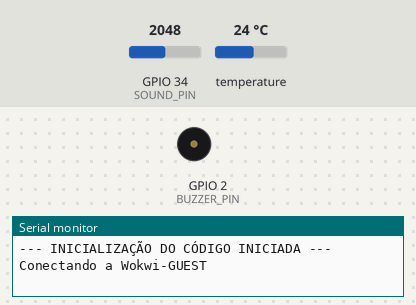
Bench run of a sketch on a simulated ESP32. Shown: buzzer (waves = sounding, pin HIGH), the last lines printed to the serial monitor. Inputs (shaded band) come from the test bench; at power-on: temperature 24 °C, GPIO 34 (SOUND_PIN) = 2048. WiFi joins after 1.5 s; servers stay silent unless stated; random numbers use the default seed unless the sketch sets one; no MQTT or app messages arrive unless stated.

Above: at 0.1 s.
At 2.7 s:
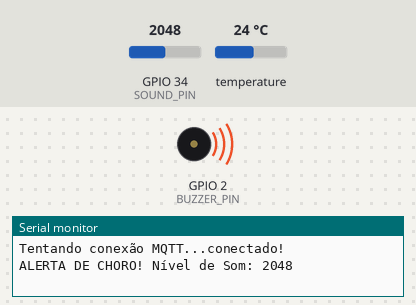
2.8 s: temperature set to 41 °C
Timing chart, 0 to 5.8 s (numbered marks = the images above; inputs shaded):
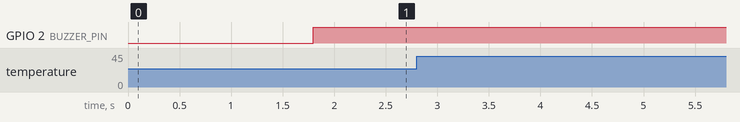

The sketch:

firmware_monitor_bebe.ino
```cpp
// ==========================================================
// 1. INCLUSÃO DE BIBLIOTECAS (JÁ INCLUÍDAS NO AMBIENTE WOKWI)
// ==========================================================
#include <WiFi.h>              // Biblioteca para conectividade Wi-Fi do ESP32
#include <PubSubClient.h>      // Biblioteca para o protocolo MQTT
#include <OneWire.h>           // Biblioteca para o Sensor DS18B20 (protocolo OneWire)
#include <DallasTemperature.h> // Biblioteca para o Sensor DS18B20

// ==========================================================
// 2. CONFIGURAÇÕES DE REDE E MQTT
// ==========================================================
// Substitua pelas suas credenciais Wi-Fi (o Wokwi simula uma rede virtual)
const char* ssid = "Wokwi-GUEST";
const char* password ="";

// Configurações do Broker MQTT (HiveMQ - broker público)
const char* mqtt_server = "broker.hivemq.com";
const int mqtt_port = 1883;

// Tópicos MQTT para Publicação
const char* TOPIC_STATUS = "mackenzie/iot/bebe/status"; // Status geral
const char* TOPIC_ALERTA = "mackenzie/iot/bebe/alerta"; // Alerta de febre ou choro

// Criação de objetos Wi-Fi e MQTT
WiFiClient espClient;
PubSubClient client(espClient);

// ==========================================================
// 3. CONFIGURAÇÕES DOS PINOS E SENSORES
// ==========================================================
// Pinos do ESP32
const int ONE_WIRE_BUS = 4; // Pino DATA do DS18B20 [cite: 47]
const int SOUND_PIN = 34;   // Pino Analógico do Potenciômetro (simulação de som)
const int BUZZER_PIN = 2;   // Pino de Acionamento do Buzzer

// Objetos para DS18B20
OneWire oneWire(ONE_WIRE_BUS);
DallasTemperature sensors(&oneWire);
DeviceAddress babyThermometer; // Armazena o endereço do sensor

// Limiares de Alerta [cite: 72, 73]
const float FEVER_THRESHOLD = 37.8; // Temperatura em Celsius para febre [cite: 47, 72]
const int SOUND_THRESHOLD = 800;    // Valor do potenciômetro para choro intenso (ajuste conforme o teste)

// Variáveis de tempo
long lastMsg = 0;
long publishInterval = 5000; // Publicar a cada 5 segundos

// ==========================================================
// 4. FUNÇÕES AUXILIARES
// ==========================================================

// Função de conexão Wi-Fi
void setup_wifi() {
  delay(10);
  Serial.print("Conectando a ");
  Serial.println(ssid);
  WiFi.begin(ssid, password);
  while (WiFi.status() != WL_CONNECTED) {
    delay(500);
    Serial.print(".");
  }
  Serial.println("");
  Serial.println("WiFi conectado!");
  Serial.print("Endereço IP: ");
  Serial.println(WiFi.localIP());
}

// Função de reconexão MQTT
void reconnect_mqtt() {
  // Loop enquanto não estiver conectado
  while (!client.connected()) {
    Serial.print("Tentando conexão MQTT...");
    // Tenta se conectar com um ID aleatório
    String clientId = "ESP32Monitor_";
    clientId += String(random(0xffff), HEX);
    if (client.connect(clientId.c_str())) {
      Serial.println("conectado!");
      // Opcional: Assinar um tópico para receber comandos (não usado neste projeto)
      // client.subscribe("mackenzie/iot/bebe/comandos");
    } else {
      Serial.print("falhou, rc=");
      Serial.print(client.state());
      Serial.println(" Nova tentativa em 5 segundos");
      delay(5000);
    }
  }
}

// ==========================================================
// 5. FUNÇÃO SETUP (CONFIGURAÇÃO INICIAL)
// ==========================================================
void setup() {
  Serial.begin(115200);
  // NOVA LINHA DE TESTE: SE ISTO APARECER, O CÓDIGO ESTÁ RODANDO.
  Serial.println("--- INICIALIZAÇÃO DO CÓDIGO INICIADA ---");
  pinMode(BUZZER_PIN, OUTPUT); // Configura o pino do buzzer como saída

  // Inicia Wi-Fi
  setup_wifi();

  // Configurações MQTT
  client.setServer(mqtt_server, mqtt_port);

  // Configurações do DS18B20
  sensors.begin();
  if (!sensors.getAddress(babyThermometer, 0)) {
    Serial.println("ERRO: Nenhum sensor DS18B20 encontrado!");
  } else {
    Serial.print("Sensor DS18B20 encontrado no endereço: ");
    for (int i = 0; i < 8; i++) {
      Serial.print(babyThermometer[i], HEX);
    }
    Serial.println();
    sensors.setResolution(babyThermometer, 10); // 10 bits de resolução
  }
}

// ==========================================================
// 6. FUNÇÃO LOOP (LÓGICA PRINCIPAL)
// ==========================================================
void loop() {
  // Garante a conexão MQTT
  if (!client.connected()) {
    reconnect_mqtt();
  }
  client.loop(); // Processa mensagens de entrada e mantém o keep-alive

  long now = millis();
  if (now - lastMsg > 1000) { // Verifica os sensores a cada 1 segundo
    lastMsg = now;

    // --- LEITURA DE TEMPERATURA (DS18B20) ---
    sensors.requestTemperatures(); // Envia o comando para ler a temperatura
    float temperatureC = sensors.getTempC(babyThermometer);

    // --- LEITURA DE SOM (POTENCIÔMETRO VIRTUAL) ---
    int soundLevel = analogRead(SOUND_PIN);

    // --- PROCESSAMENTO E ACIONAMENTO DE ALERTA ---
    bool alerta = false;
    String alerta_msg = "";

    // 1. Alerta de Febre [cite: 72]
    if (temperatureC > FEVER_THRESHOLD) {
      Serial.printf("ALERTA DE FEBRE! Temperatura: %.2f C\n", temperatureC);
      alerta = true;
      alerta_msg = "Febre detectada! Temp: " + String(temperatureC, 2) + "C";
    }

    // 2. Alerta de Choro Intenso [cite: 73]
    if (soundLevel > SOUND_THRESHOLD) {
      Serial.printf("ALERTA DE CHORO! Nível de Som: %d\n", soundLevel);
      alerta = true;
      if (alerta_msg.length() > 0) alerta_msg += " | "; // Concatena se já houver alerta
      alerta_msg += "Choro intenso detectado! Nível: " + String(soundLevel);
    }

    // 3. Acionamento do Atuador Local (Buzzer)
    if (alerta) {
      digitalWrite(BUZZER_PIN, HIGH); // Liga o Buzzer [cite: 74]
      // Publica alerta no tópico específico
      if (client.connected()) {
        client.publish(TOPIC_ALERTA, alerta_msg.c_str());
      }
    } else {
      digitalWrite(BUZZER_PIN, LOW); // Desliga o Buzzer
    }

    // --- PUBLICAÇÃO DE STATUS GERAL (A cada 5 leituras) ---
    static int count = 0;
    count++;
    if (count >= 5) { // Publica o status a cada 5 segundos (5x1000ms de intervalo de leitura)
        // Cria a string de status geral
        String statusPayload = "Temp: " + String(temperatureC, 2) + "C | Som: " + String(soundLevel) + " | Alerta: " + (alerta ? "SIM" : "NAO");

        // Publica no tópico de Status
        if (client.connected()) {
          client.publish(TOPIC_STATUS, statusPayload.c_str());
          Serial.print("Status MQTT publicado: ");
          Serial.println(statusPayload);
        }
        count = 0;
    }
  }
}
```
